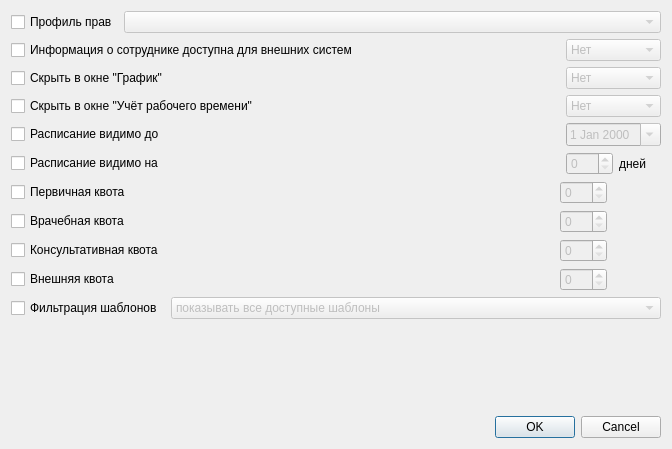
<?xml version="1.0" encoding="UTF-8"?>
<ui version="4.0">
 <class>MultiplePersonEditorDialog</class>
 <widget class="QDialog" name="MultiplePersonEditorDialog">
  <property name="enabled">
   <bool>true</bool>
  </property>
  <property name="geometry">
   <rect>
    <x>0</x>
    <y>0</y>
    <width>672</width>
    <height>449</height>
   </rect>
  </property>
  <property name="windowTitle">
   <string>Сотрудники: групповой редактор</string>
  </property>
  <layout class="QGridLayout" name="gridLayout">
   <item row="2" column="0" colspan="4">
    <widget class="QCheckBox" name="chkIsHideQueue">
     <property name="sizePolicy">
      <sizepolicy hsizetype="Preferred" vsizetype="Fixed">
       <horstretch>0</horstretch>
       <verstretch>0</verstretch>
      </sizepolicy>
     </property>
     <property name="text">
      <string>Скрыть в окне &quot;График&quot;</string>
     </property>
    </widget>
   </item>
   <item row="6" column="0" colspan="2">
    <widget class="QCheckBox" name="chkPrimaryQuota">
     <property name="text">
      <string>Первичная квота</string>
     </property>
    </widget>
   </item>
   <item row="10" column="0" colspan="2">
    <widget class="QCheckBox" name="chkShowTypeTemplate">
     <property name="text">
      <string>Фильтрация шаблонов</string>
     </property>
    </widget>
   </item>
   <item row="9" column="0" colspan="2">
    <widget class="QCheckBox" name="chkExternalQuota">
     <property name="text">
      <string>Внешняя квота</string>
     </property>
    </widget>
   </item>
   <item row="5" column="0" colspan="2">
    <widget class="QCheckBox" name="chkTimelineAccessibilityDays">
     <property name="text">
      <string>Расписание видимо на</string>
     </property>
    </widget>
   </item>
   <item row="8" column="3" colspan="3">
    <widget class="QSpinBox" name="edtConsultancyQuota">
     <property name="enabled">
      <bool>false</bool>
     </property>
     <property name="sizePolicy">
      <sizepolicy hsizetype="Maximum" vsizetype="Fixed">
       <horstretch>0</horstretch>
       <verstretch>0</verstretch>
      </sizepolicy>
     </property>
     <property name="toolTip">
      <string>Доля (%) амбулаторного приёма, доступная для записи другим врачам</string>
     </property>
     <property name="maximum">
      <number>100</number>
     </property>
    </widget>
   </item>
   <item row="5" column="4">
    <widget class="QSpinBox" name="edtTimelineAccessibilityDays">
     <property name="enabled">
      <bool>false</bool>
     </property>
     <property name="sizePolicy">
      <sizepolicy hsizetype="Preferred" vsizetype="Fixed">
       <horstretch>0</horstretch>
       <verstretch>0</verstretch>
      </sizepolicy>
     </property>
     <property name="maximumSize">
      <size>
       <width>50</width>
       <height>16777215</height>
      </size>
     </property>
     <property name="toolTip">
      <string>Если это поле заполнено (не 0),
то указанная значение используется как количество дней начиная с текущего на которые видно расписание.</string>
     </property>
     <property name="suffix">
      <string/>
     </property>
     <property name="maximum">
      <number>999</number>
     </property>
    </widget>
   </item>
   <item row="0" column="1" colspan="5">
    <widget class="CDbComboBox" name="cmbUserRightsProfile">
     <property name="enabled">
      <bool>false</bool>
     </property>
    </widget>
   </item>
   <item row="4" column="4" colspan="2">
    <widget class="CDateEdit" name="edtLastAccessibleTimelineDate">
     <property name="enabled">
      <bool>false</bool>
     </property>
     <property name="sizePolicy">
      <sizepolicy hsizetype="Maximum" vsizetype="Fixed">
       <horstretch>0</horstretch>
       <verstretch>0</verstretch>
      </sizepolicy>
     </property>
     <property name="toolTip">
      <string>Если это поле заполнено,
то указанная дата используется как предельная дата до которой видно расписание.</string>
     </property>
     <property name="calendarPopup">
      <bool>true</bool>
     </property>
    </widget>
   </item>
   <item row="7" column="3" colspan="3">
    <widget class="QSpinBox" name="edtOwnQuota">
     <property name="enabled">
      <bool>false</bool>
     </property>
     <property name="sizePolicy">
      <sizepolicy hsizetype="Maximum" vsizetype="Fixed">
       <horstretch>0</horstretch>
       <verstretch>0</verstretch>
      </sizepolicy>
     </property>
     <property name="toolTip">
      <string>Доля (%) амбулаторного приёма, доступная для записи самому врачу</string>
     </property>
     <property name="maximum">
      <number>100</number>
     </property>
    </widget>
   </item>
   <item row="1" column="0" colspan="3">
    <widget class="QCheckBox" name="chkAvailableForExternal">
     <property name="sizePolicy">
      <sizepolicy hsizetype="Preferred" vsizetype="Fixed">
       <horstretch>0</horstretch>
       <verstretch>0</verstretch>
      </sizepolicy>
     </property>
     <property name="text">
      <string>Информация о сотруднике доступна для внешних систем</string>
     </property>
    </widget>
   </item>
   <item row="10" column="2" colspan="4">
    <widget class="QComboBox" name="cmbShowTypeTemplate">
     <property name="enabled">
      <bool>false</bool>
     </property>
     <item>
      <property name="text">
       <string>показывать все доступные шаблоны</string>
      </property>
     </item>
     <item>
      <property name="text">
       <string>показывать шаблоны текущего пользователя</string>
      </property>
     </item>
     <item>
      <property name="text">
       <string>показывать шаблоны со СНИЛС текущего пользователя</string>
      </property>
     </item>
    </widget>
   </item>
   <item row="6" column="3" colspan="3">
    <widget class="QSpinBox" name="edtPrimaryQuota">
     <property name="enabled">
      <bool>false</bool>
     </property>
     <property name="sizePolicy">
      <sizepolicy hsizetype="Maximum" vsizetype="Fixed">
       <horstretch>0</horstretch>
       <verstretch>0</verstretch>
      </sizepolicy>
     </property>
     <property name="toolTip">
      <string>Доля (%) амбулаторного приёма, доступная для записи из регистратуры</string>
     </property>
     <property name="maximum">
      <number>100</number>
     </property>
    </widget>
   </item>
   <item row="8" column="0" colspan="2">
    <widget class="QCheckBox" name="chkConsultancyQuota">
     <property name="text">
      <string>Консультативная квота</string>
     </property>
    </widget>
   </item>
   <item row="5" column="5">
    <widget class="QLabel" name="lblTimelineAccessibilityDaysSuffix">
     <property name="enabled">
      <bool>true</bool>
     </property>
     <property name="sizePolicy">
      <sizepolicy hsizetype="Minimum" vsizetype="Minimum">
       <horstretch>0</horstretch>
       <verstretch>0</verstretch>
      </sizepolicy>
     </property>
     <property name="text">
      <string>дней</string>
     </property>
    </widget>
   </item>
   <item row="0" column="0">
    <widget class="QCheckBox" name="chkUserRightsProfile">
     <property name="text">
      <string>Профиль прав</string>
     </property>
    </widget>
   </item>
   <item row="4" column="0" colspan="2">
    <widget class="QCheckBox" name="chkLastAccessibleTimelineDate">
     <property name="text">
      <string>Расписание видимо до</string>
     </property>
    </widget>
   </item>
   <item row="12" column="0" colspan="6">
    <widget class="QDialogButtonBox" name="buttonBox">
     <property name="orientation">
      <enum>Qt::Horizontal</enum>
     </property>
     <property name="standardButtons">
      <set>QDialogButtonBox::Cancel|QDialogButtonBox::Ok</set>
     </property>
    </widget>
   </item>
   <item row="1" column="4" colspan="2">
    <widget class="QComboBox" name="cmbAvailableForExternal">
     <property name="enabled">
      <bool>false</bool>
     </property>
     <item>
      <property name="text">
       <string>Нет</string>
      </property>
     </item>
     <item>
      <property name="text">
       <string>Да</string>
      </property>
     </item>
    </widget>
   </item>
   <item row="9" column="3" colspan="3">
    <widget class="QSpinBox" name="edtExternalQuota">
     <property name="enabled">
      <bool>false</bool>
     </property>
     <property name="sizePolicy">
      <sizepolicy hsizetype="Maximum" vsizetype="Fixed">
       <horstretch>0</horstretch>
       <verstretch>0</verstretch>
      </sizepolicy>
     </property>
     <property name="toolTip">
      <string>Доля (%) амбулаторного приёма, доступная для записи из внешних систем</string>
     </property>
     <property name="maximum">
      <number>100</number>
     </property>
    </widget>
   </item>
   <item row="11" column="0" colspan="6">
    <spacer name="verticalSpacer">
     <property name="orientation">
      <enum>Qt::Vertical</enum>
     </property>
     <property name="sizeHint" stdset="0">
      <size>
       <width>20</width>
       <height>40</height>
      </size>
     </property>
    </spacer>
   </item>
   <item row="7" column="0" colspan="2">
    <widget class="QCheckBox" name="chkOwnQuota">
     <property name="text">
      <string>Врачебная квота</string>
     </property>
    </widget>
   </item>
   <item row="4" column="2" rowspan="6">
    <spacer name="horizontalSpacer">
     <property name="orientation">
      <enum>Qt::Horizontal</enum>
     </property>
     <property name="sizeHint" stdset="0">
      <size>
       <width>40</width>
       <height>20</height>
      </size>
     </property>
    </spacer>
   </item>
   <item row="3" column="4" colspan="2">
    <widget class="QComboBox" name="cmbIsHideSchedule">
     <property name="enabled">
      <bool>false</bool>
     </property>
     <item>
      <property name="text">
       <string>Нет</string>
      </property>
     </item>
     <item>
      <property name="text">
       <string>Да</string>
      </property>
     </item>
    </widget>
   </item>
   <item row="3" column="0" colspan="3">
    <widget class="QCheckBox" name="chkIsHideSchedule">
     <property name="toolTip">
      <string>Информация о сотруднике доступна для стендового расписания</string>
     </property>
     <property name="text">
      <string>Скрыть в окне &quot;Учёт рабочего времени&quot;</string>
     </property>
     <property name="checked">
      <bool>false</bool>
     </property>
    </widget>
   </item>
   <item row="2" column="4" colspan="2">
    <widget class="QComboBox" name="cmbIsHideQueue">
     <property name="enabled">
      <bool>false</bool>
     </property>
     <item>
      <property name="text">
       <string>Нет</string>
      </property>
     </item>
     <item>
      <property name="text">
       <string>Да</string>
      </property>
     </item>
    </widget>
   </item>
  </layout>
 </widget>
 <customwidgets>
  <customwidget>
   <class>CDateEdit</class>
   <extends>QDateEdit</extends>
   <header>library/DateEdit.h</header>
  </customwidget>
  <customwidget>
   <class>CDbComboBox</class>
   <extends>QComboBox</extends>
   <header>library/DbComboBox.h</header>
  </customwidget>
 </customwidgets>
 <resources/>
 <connections>
  <connection>
   <sender>buttonBox</sender>
   <signal>accepted()</signal>
   <receiver>MultiplePersonEditorDialog</receiver>
   <slot>accept()</slot>
   <hints>
    <hint type="sourcelabel">
     <x>248</x>
     <y>254</y>
    </hint>
    <hint type="destinationlabel">
     <x>157</x>
     <y>274</y>
    </hint>
   </hints>
  </connection>
  <connection>
   <sender>buttonBox</sender>
   <signal>rejected()</signal>
   <receiver>MultiplePersonEditorDialog</receiver>
   <slot>reject()</slot>
   <hints>
    <hint type="sourcelabel">
     <x>316</x>
     <y>260</y>
    </hint>
    <hint type="destinationlabel">
     <x>286</x>
     <y>274</y>
    </hint>
   </hints>
  </connection>
  <connection>
   <sender>chkUserRightsProfile</sender>
   <signal>toggled(bool)</signal>
   <receiver>cmbUserRightsProfile</receiver>
   <slot>setEnabled(bool)</slot>
   <hints>
    <hint type="sourcelabel">
     <x>76</x>
     <y>30</y>
    </hint>
    <hint type="destinationlabel">
     <x>405</x>
     <y>22</y>
    </hint>
   </hints>
  </connection>
  <connection>
   <sender>chkAvailableForExternal</sender>
   <signal>toggled(bool)</signal>
   <receiver>cmbAvailableForExternal</receiver>
   <slot>setEnabled(bool)</slot>
   <hints>
    <hint type="sourcelabel">
     <x>219</x>
     <y>80</y>
    </hint>
    <hint type="destinationlabel">
     <x>542</x>
     <y>83</y>
    </hint>
   </hints>
  </connection>
  <connection>
   <sender>chkLastAccessibleTimelineDate</sender>
   <signal>toggled(bool)</signal>
   <receiver>edtLastAccessibleTimelineDate</receiver>
   <slot>setEnabled(bool)</slot>
   <hints>
    <hint type="sourcelabel">
     <x>106</x>
     <y>153</y>
    </hint>
    <hint type="destinationlabel">
     <x>615</x>
     <y>154</y>
    </hint>
   </hints>
  </connection>
  <connection>
   <sender>chkTimelineAccessibilityDays</sender>
   <signal>toggled(bool)</signal>
   <receiver>edtTimelineAccessibilityDays</receiver>
   <slot>setEnabled(bool)</slot>
   <hints>
    <hint type="sourcelabel">
     <x>106</x>
     <y>186</y>
    </hint>
    <hint type="destinationlabel">
     <x>592</x>
     <y>187</y>
    </hint>
   </hints>
  </connection>
  <connection>
   <sender>chkPrimaryQuota</sender>
   <signal>toggled(bool)</signal>
   <receiver>edtPrimaryQuota</receiver>
   <slot>setEnabled(bool)</slot>
   <hints>
    <hint type="sourcelabel">
     <x>106</x>
     <y>219</y>
    </hint>
    <hint type="destinationlabel">
     <x>592</x>
     <y>220</y>
    </hint>
   </hints>
  </connection>
  <connection>
   <sender>chkOwnQuota</sender>
   <signal>toggled(bool)</signal>
   <receiver>edtOwnQuota</receiver>
   <slot>setEnabled(bool)</slot>
   <hints>
    <hint type="sourcelabel">
     <x>106</x>
     <y>252</y>
    </hint>
    <hint type="destinationlabel">
     <x>592</x>
     <y>253</y>
    </hint>
   </hints>
  </connection>
  <connection>
   <sender>chkConsultancyQuota</sender>
   <signal>toggled(bool)</signal>
   <receiver>edtConsultancyQuota</receiver>
   <slot>setEnabled(bool)</slot>
   <hints>
    <hint type="sourcelabel">
     <x>106</x>
     <y>285</y>
    </hint>
    <hint type="destinationlabel">
     <x>592</x>
     <y>286</y>
    </hint>
   </hints>
  </connection>
  <connection>
   <sender>chkExternalQuota</sender>
   <signal>toggled(bool)</signal>
   <receiver>edtExternalQuota</receiver>
   <slot>setEnabled(bool)</slot>
   <hints>
    <hint type="sourcelabel">
     <x>106</x>
     <y>318</y>
    </hint>
    <hint type="destinationlabel">
     <x>592</x>
     <y>319</y>
    </hint>
   </hints>
  </connection>
  <connection>
   <sender>chkShowTypeTemplate</sender>
   <signal>toggled(bool)</signal>
   <receiver>cmbShowTypeTemplate</receiver>
   <slot>setEnabled(bool)</slot>
   <hints>
    <hint type="sourcelabel">
     <x>106</x>
     <y>351</y>
    </hint>
    <hint type="destinationlabel">
     <x>436</x>
     <y>352</y>
    </hint>
   </hints>
  </connection>
  <connection>
   <sender>chkIsHideSchedule</sender>
   <signal>toggled(bool)</signal>
   <receiver>cmbIsHideSchedule</receiver>
   <slot>setEnabled(bool)</slot>
   <hints>
    <hint type="sourcelabel">
     <x>245</x>
     <y>160</y>
    </hint>
    <hint type="destinationlabel">
     <x>542</x>
     <y>163</y>
    </hint>
   </hints>
  </connection>
  <connection>
   <sender>chkIsHideQueue</sender>
   <signal>toggled(bool)</signal>
   <receiver>cmbIsHideQueue</receiver>
   <slot>setEnabled(bool)</slot>
   <hints>
    <hint type="sourcelabel">
     <x>248</x>
     <y>120</y>
    </hint>
    <hint type="destinationlabel">
     <x>542</x>
     <y>123</y>
    </hint>
   </hints>
  </connection>
 </connections>
</ui>
